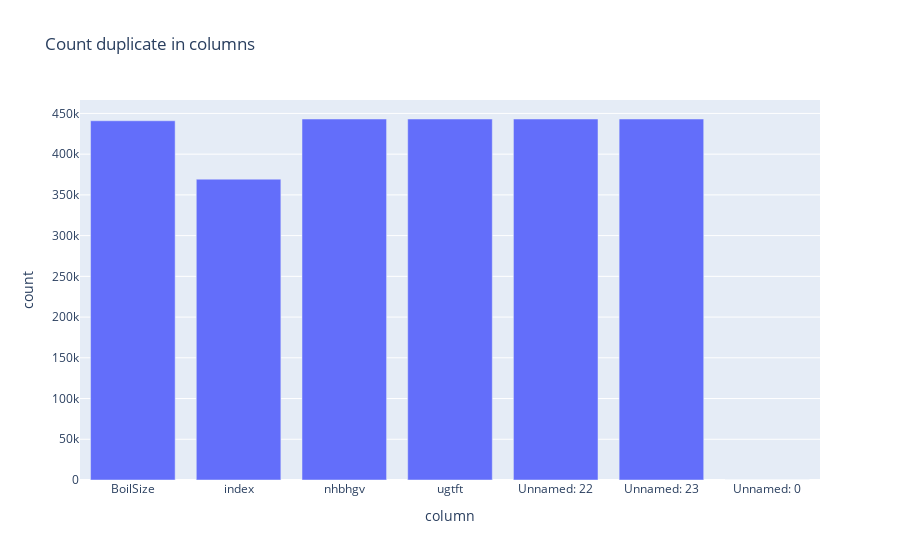

Here is the notebook cell this chart was saved with:
### Code cell
duplicated_percentage_garbage_columns = {}
duplicated_percentage_garbage_columns['column'] = list(columns_not_in_info_set)
duplicated_percentage_garbage_columns_values = []
print("Duplicated percentage from variable: ")
for variable_name in list(columns_not_in_info_set):
    print(f"  {variable_name} = {(data_raw[variable_name].duplicated().sum()/len(data_raw))*100}")
    duplicated_percentage_garbage_columns_values.append(data_raw[variable_name].duplicated().sum())

duplicated_percentage_garbage_columns['count'] = duplicated_percentage_garbage_columns_values
duplicate_frame = pd.DataFrame(duplicated_percentage_garbage_columns)
duplicate_frame.plot.bar(x='column', y='count', title="Count duplicate in columns")

### Figure 1 — Plotly figure (JSON) as saved in the notebook; plotly's stock layout.template omitted (floating-point values rounded to 4 significant figures)
{"data": [{"alignmentgroup": "True", "hovertemplate": "column=%{x}<br>count=%{y}<extra></extra>", "legendgroup": "", "marker": {"color": "#636efa", "pattern": {"shape": ""}}, "name": "", "offsetgroup": "", "orientation": "v", "showlegend": false, "textposition": "auto", "type": "bar", "x": ["BoilSize", "index", "nhbhgv", "ugtft", "Unnamed: 22", "Unnamed: 23", "Unnamed: 0"], "xaxis": "x", "y": [440997, 369305, 443165, 443160, 443155, 443160, 0], "yaxis": "y"}], "layout": {"barmode": "relative", "legend": {"tracegroupgap": 0}, "title": {"text": "Count duplicate in columns"}, "xaxis": {"anchor": "y", "domain": [0, 1], "title": {"text": "column"}}, "yaxis": {"anchor": "x", "domain": [0, 1], "title": {"text": "count"}}}}
